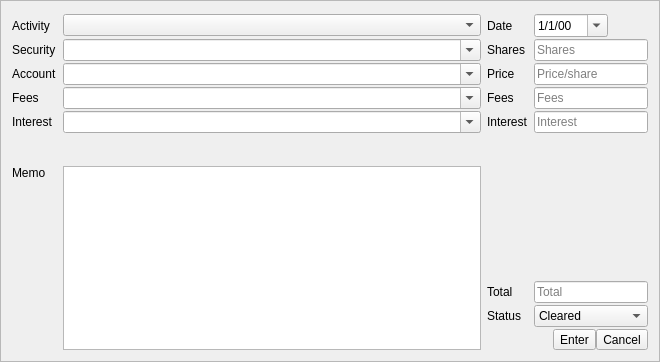
<?xml version="1.0" encoding="UTF-8"?>
<ui version="4.0">
 <class>InvestTransactionEditor</class>
 <widget class="QFrame" name="InvestTransactionEditor">
  <property name="geometry">
   <rect>
    <x>0</x>
    <y>0</y>
    <width>660</width>
    <height>362</height>
   </rect>
  </property>
  <property name="frameShape">
   <enum>QFrame::StyledPanel</enum>
  </property>
  <property name="frameShadow">
   <enum>QFrame::Raised</enum>
  </property>
  <layout class="QGridLayout" name="gridLayout" columnstretch="0,5,0,0">
   <property name="verticalSpacing">
    <number>2</number>
   </property>
   <item row="4" column="3">
    <widget class="AmountEdit" name="priceAmountEdit">
     <property name="sizePolicy">
      <sizepolicy hsizetype="Expanding" vsizetype="Fixed">
       <horstretch>0</horstretch>
       <verstretch>0</verstretch>
      </sizepolicy>
     </property>
     <property name="text">
      <string/>
     </property>
     <property name="placeholderText">
      <string>Price/share</string>
     </property>
    </widget>
   </item>
   <item row="9" column="3">
    <widget class="AmountEdit" name="totalAmountEdit">
     <property name="sizePolicy">
      <sizepolicy hsizetype="Expanding" vsizetype="Fixed">
       <horstretch>0</horstretch>
       <verstretch>0</verstretch>
      </sizepolicy>
     </property>
     <property name="text">
      <string/>
     </property>
     <property name="readOnly">
      <bool>true</bool>
     </property>
     <property name="placeholderText">
      <string>Total</string>
     </property>
    </widget>
   </item>
   <item row="6" column="2">
    <widget class="QLabel" name="interestAmountLabel">
     <property name="text">
      <string>Interest</string>
     </property>
    </widget>
   </item>
   <item row="2" column="3">
    <layout class="QHBoxLayout" name="horizontalLayout_4">
     <item>
      <widget class="KMyMoneyDateEdit" name="dateEdit">
       <property name="displayFormat">
        <string notr="true">M/d/yy</string>
       </property>
       <property name="calendarPopup">
        <bool>true</bool>
       </property>
      </widget>
     </item>
     <item>
      <spacer name="hs2">
       <property name="orientation">
        <enum>Qt::Horizontal</enum>
       </property>
       <property name="sizeHint" stdset="0">
        <size>
         <width>40</width>
         <height>20</height>
        </size>
       </property>
      </spacer>
     </item>
    </layout>
   </item>
   <item row="4" column="0">
    <widget class="QLabel" name="assetAccountLabel">
     <property name="text">
      <string>Account</string>
     </property>
    </widget>
   </item>
   <item row="3" column="0">
    <widget class="QLabel" name="securityLabel">
     <property name="text">
      <string>Security</string>
     </property>
    </widget>
   </item>
   <item row="5" column="2">
    <widget class="QLabel" name="feesAmountLabel">
     <property name="text">
      <string>Fees</string>
     </property>
    </widget>
   </item>
   <item row="10" column="2">
    <widget class="QLabel" name="statusLabel">
     <property name="text">
      <string>Status</string>
     </property>
    </widget>
   </item>
   <item row="5" column="1">
    <widget class="KMyMoneyAccountCombo" name="feesCombo">
     <property name="editable">
      <bool>true</bool>
     </property>
     <property name="iconSize">
      <size>
       <width>0</width>
       <height>0</height>
      </size>
     </property>
    </widget>
   </item>
   <item row="10" column="3">
    <widget class="QComboBox" name="statusCombo">
     <item>
      <property name="text">
       <string>Cleared</string>
      </property>
     </item>
    </widget>
   </item>
   <item row="4" column="2">
    <widget class="QLabel" name="priceLabel">
     <property name="text">
      <string notr="true">Price</string>
     </property>
    </widget>
   </item>
   <item row="8" column="0">
    <widget class="QLabel" name="memoLabel">
     <property name="text">
      <string>Memo</string>
     </property>
     <property name="alignment">
      <set>Qt::AlignLeading|Qt::AlignLeft|Qt::AlignTop</set>
     </property>
    </widget>
   </item>
   <item row="6" column="3">
    <widget class="AmountEdit" name="interestAmountEdit">
     <property name="sizePolicy">
      <sizepolicy hsizetype="Expanding" vsizetype="Fixed">
       <horstretch>0</horstretch>
       <verstretch>0</verstretch>
      </sizepolicy>
     </property>
     <property name="text">
      <string/>
     </property>
     <property name="placeholderText">
      <string>Interest</string>
     </property>
    </widget>
   </item>
   <item row="3" column="2">
    <widget class="QLabel" name="sharesLabel">
     <property name="text">
      <string notr="true">Shares</string>
     </property>
    </widget>
   </item>
   <item row="2" column="1">
    <widget class="QComboBox" name="activityCombo"/>
   </item>
   <item row="4" column="1">
    <widget class="KMyMoneyAccountCombo" name="assetAccountCombo">
     <property name="editable">
      <bool>true</bool>
     </property>
     <property name="iconSize">
      <size>
       <width>0</width>
       <height>0</height>
      </size>
     </property>
    </widget>
   </item>
   <item row="5" column="0">
    <widget class="QLabel" name="feesLabel">
     <property name="text">
      <string>Fees</string>
     </property>
    </widget>
   </item>
   <item row="9" column="2">
    <widget class="QLabel" name="totalLabel">
     <property name="text">
      <string>Total</string>
     </property>
    </widget>
   </item>
   <item row="8" column="1" rowspan="4">
    <widget class="QPlainTextEdit" name="memoEdit">
     <property name="tabChangesFocus">
      <bool>true</bool>
     </property>
    </widget>
   </item>
   <item row="6" column="0">
    <widget class="QLabel" name="interestLabel">
     <property name="text">
      <string>Interest</string>
     </property>
    </widget>
   </item>
   <item row="2" column="2">
    <widget class="QLabel" name="dateLabel">
     <property name="text">
      <string>Date</string>
     </property>
    </widget>
   </item>
   <item row="3" column="1">
    <widget class="QComboBox" name="securityAccountCombo">
     <property name="editable">
      <bool>true</bool>
     </property>
     <property name="iconSize">
      <size>
       <width>0</width>
       <height>0</height>
      </size>
     </property>
    </widget>
   </item>
   <item row="6" column="1">
    <widget class="KMyMoneyAccountCombo" name="interestCombo">
     <property name="editable">
      <bool>true</bool>
     </property>
     <property name="iconSize">
      <size>
       <width>0</width>
       <height>0</height>
      </size>
     </property>
    </widget>
   </item>
   <item row="11" column="2" colspan="2">
    <layout class="QHBoxLayout" name="horizontalLayout">
     <item>
      <spacer name="horizontalSpacer">
       <property name="orientation">
        <enum>Qt::Horizontal</enum>
       </property>
       <property name="sizeHint" stdset="0">
        <size>
         <width>40</width>
         <height>20</height>
        </size>
       </property>
      </spacer>
     </item>
     <item>
      <widget class="QToolButton" name="enterButton">
       <property name="text">
        <string>Enter</string>
       </property>
       <property name="toolButtonStyle">
        <enum>Qt::ToolButtonTextBesideIcon</enum>
       </property>
      </widget>
     </item>
     <item>
      <widget class="QToolButton" name="cancelButton">
       <property name="text">
        <string>Cancel</string>
       </property>
       <property name="toolButtonStyle">
        <enum>Qt::ToolButtonTextBesideIcon</enum>
       </property>
      </widget>
     </item>
    </layout>
   </item>
   <item row="2" column="0">
    <widget class="QLabel" name="activityLabel">
     <property name="text">
      <string>Activity</string>
     </property>
    </widget>
   </item>
   <item row="5" column="3">
    <widget class="AmountEdit" name="feesAmountEdit">
     <property name="sizePolicy">
      <sizepolicy hsizetype="Expanding" vsizetype="Fixed">
       <horstretch>0</horstretch>
       <verstretch>0</verstretch>
      </sizepolicy>
     </property>
     <property name="text">
      <string/>
     </property>
     <property name="placeholderText">
      <string>Fees</string>
     </property>
    </widget>
   </item>
   <item row="3" column="3">
    <widget class="AmountEdit" name="sharesAmountEdit">
     <property name="sizePolicy">
      <sizepolicy hsizetype="Expanding" vsizetype="Fixed">
       <horstretch>0</horstretch>
       <verstretch>0</verstretch>
      </sizepolicy>
     </property>
     <property name="text">
      <string/>
     </property>
     <property name="placeholderText">
      <string>Shares</string>
     </property>
    </widget>
   </item>
   <item row="7" column="0" colspan="2">
    <spacer name="verticalSpacer">
     <property name="orientation">
      <enum>Qt::Vertical</enum>
     </property>
     <property name="sizeHint" stdset="0">
      <size>
       <width>20</width>
       <height>40</height>
      </size>
     </property>
    </spacer>
   </item>
   <item row="8" column="2" colspan="2">
    <spacer name="verticalSpacer_2">
     <property name="orientation">
      <enum>Qt::Vertical</enum>
     </property>
     <property name="sizeHint" stdset="0">
      <size>
       <width>20</width>
       <height>10</height>
      </size>
     </property>
    </spacer>
   </item>
   <item row="1" column="0" colspan="4">
    <widget class="KMessageWidget" name="infoMessage"/>
   </item>
  </layout>
 </widget>
 <customwidgets>
  <customwidget>
   <class>KMessageWidget</class>
   <extends>QFrame</extends>
   <header>kmessagewidget.h</header>
  </customwidget>
  <customwidget>
   <class>KMyMoneyAccountCombo</class>
   <extends>QComboBox</extends>
   <header>kmymoneyaccountcombo.h</header>
  </customwidget>
  <customwidget>
   <class>AmountEdit</class>
   <extends>QLineEdit</extends>
   <header>amountedit.h</header>
  </customwidget>
  <customwidget>
   <class>KMyMoneyDateEdit</class>
   <extends>QDateEdit</extends>
   <header>kmymoneydateedit.h</header>
  </customwidget>
 </customwidgets>
 <tabstops>
  <tabstop>activityCombo</tabstop>
  <tabstop>dateEdit</tabstop>
  <tabstop>securityAccountCombo</tabstop>
  <tabstop>sharesAmountEdit</tabstop>
  <tabstop>assetAccountCombo</tabstop>
  <tabstop>priceAmountEdit</tabstop>
  <tabstop>feesCombo</tabstop>
  <tabstop>feesAmountEdit</tabstop>
  <tabstop>interestCombo</tabstop>
  <tabstop>interestAmountEdit</tabstop>
  <tabstop>memoEdit</tabstop>
  <tabstop>totalAmountEdit</tabstop>
  <tabstop>statusCombo</tabstop>
  <tabstop>enterButton</tabstop>
  <tabstop>cancelButton</tabstop>
 </tabstops>
 <resources/>
 <connections/>
</ui>
